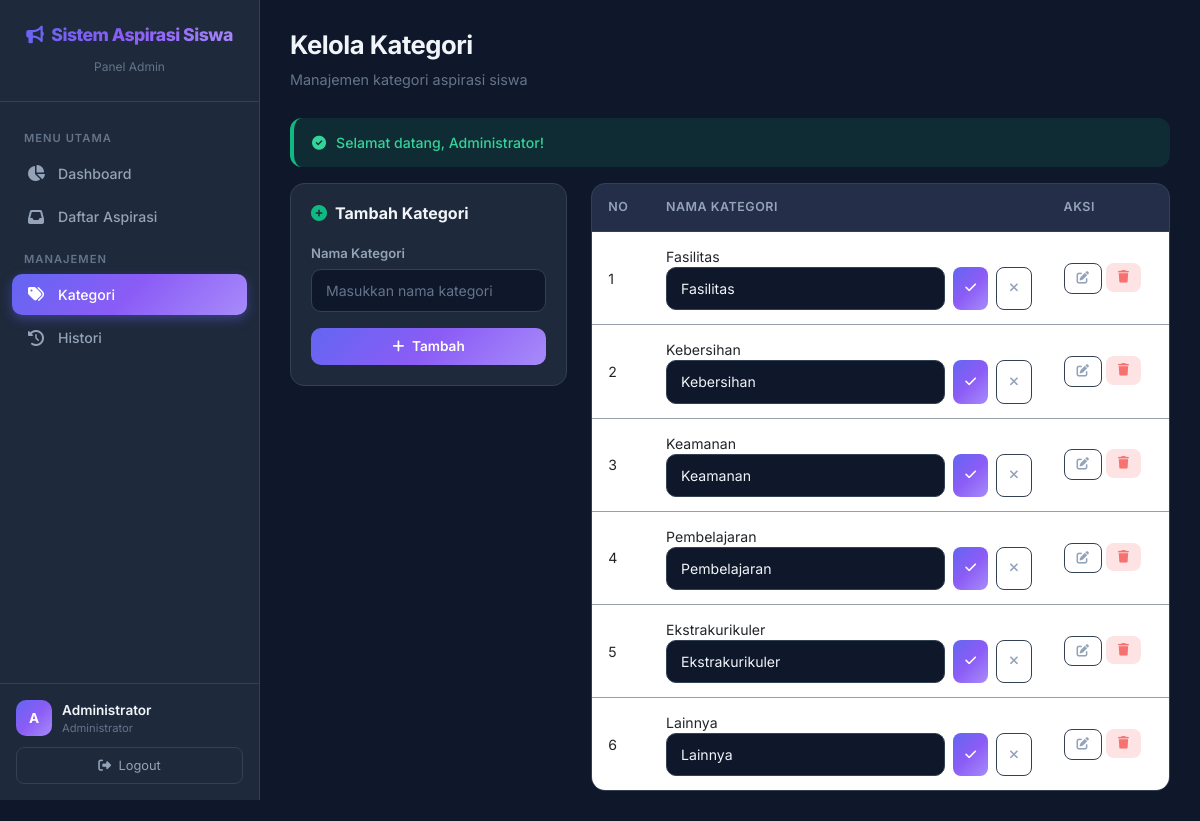
The page /?page=kategori (signed in) on the database its author committed.
### tables this page shows
CREATE TABLE `kategori` (
  `id_kategori` int(11) NOT NULL,
  `nama_kategori` varchar(50) NOT NULL
);

### controllers/KategoriController.php (called while the page is built, shortened)
<?php
require_once __DIR__ . '/Controller.php';
require_once __DIR__ . '/../models/Kategori.php';
class KategoriController extends Controller {
    private $kategoriModel;
    public function __construct() {
        $this->kategoriModel = new Kategori();
    }
    public function index() {
        $kategori = $this->kategoriModel->getAll();
        $flash = $this->getFlash();
        $this->view('admin/kategori', [
            'kategori' => $kategori,
            'flash' => $flash
        ]);
    }
}

### config/Database.php (called while the page is built, shortened)
<?php
class Database {
    private static $instance = null;
    private $connection;
    private function __construct() {
        $this->host = DB_HOST;
        $this->dbname = DB_NAME;
        $this->username = DB_USER;
        $this->password = DB_PASS;
        try {
            $dsn = "mysql:host={$this->host};dbname={$this->dbname};charset=utf8mb4";
            $options = [
                PDO::ATTR_ERRMODE => PDO::ERRMODE_EXCEPTION,
                PDO::ATTR_DEFAULT_FETCH_MODE => PDO::FETCH_ASSOC,
                PDO::ATTR_EMULATE_PREPARES => false,
            ];
            $this->connection = new PDO($dsn, $this->username, $this->password, $options);
        } catch (PDOException $e) {
            die("Koneksi database gagal: " . $e->getMessage());
        }
    }
    public static function getInstance() {
        if (self::$instance === null) {
            self::$instance = new self();
        }
        return self::$instance;
    }
    public function getConnection() {
        return $this->connection;
    }
}

### models/Model.php (called while the page is built, shortened)
<?php
require_once __DIR__ . '/../config/Database.php';
abstract class Model {
    protected $db;
    protected $table;
    public function __construct() {
        $this->db = Database::getInstance()->getConnection();
    }
    public function getAll() {
        $stmt = $this->db->query("SELECT * FROM {$this->table}");
        return $stmt->fetchAll();
    }
}

### views/admin/kategori.php (the view, shortened to what this page needs)
<?php
require_once __DIR__ . '/../layouts/header.php';
?>
<aside class="sidebar">
    <div class="sidebar-brand">
        <h4><i class="fas fa-bullhorn me-2"></i><?= APP_NAME ?></h4>
        <small>Panel Admin</small>
    </div>
    <nav class="sidebar-nav">
        <div class="nav-label">Menu Utama</div>
        <a href="<?= BASE_URL ?>?page=dashboard" class="nav-link"><i class="fas fa-chart-pie"></i> Dashboard</a>
        <a href="<?= BASE_URL ?>?page=aspirasi-admin" class="nav-link"><i class="fas fa-inbox"></i> Daftar Aspirasi</a>
        <div class="nav-label">Manajemen</div>
        <a href="<?= BASE_URL ?>?page=kategori" class="nav-link active"><i class="fas fa-tags"></i> Kategori</a>
        <a href="<?= BASE_URL ?>?page=history-admin" class="nav-link"><i class="fas fa-history"></i> Histori</a>
    </nav>
    <div class="sidebar-footer">
        <div class="user-info">
            <div class="user-avatar"><?= strtoupper(substr($_SESSION['admin_nama'] ?? 'A', 0, 1)) ?></div>
            <div>
                <div class="user-name"><?= $_SESSION['admin_nama'] ?? 'Admin' ?></div>
                <div class="user-role">Administrator</div>
            </div>
        </div>
        <a href="<?= BASE_URL ?>?action=logout-admin" class="btn-logout" style="text-decoration:none; display:block; text-align:center;">
            <i class="fas fa-sign-out-alt me-1"></i> Logout
        </a>
    </div>
</aside>
<main class="main-content">
    <div class="page-header">
        <h2>Kelola Kategori</h2>
        <p>Manajemen kategori aspirasi siswa</p>
    </div>
    <?php if (!empty($flash)): ?>
        <div class="alert-custom alert-<?= $flash['type'] === 'success' ? 'success' : 'error' ?>-custom mb-3 animate-in">
            <i class="fas fa-<?= $flash['type'] === 'success' ? 'check-circle' : 'exclamation-circle' ?>"></i>
            <?= $flash['message'] ?>
        </div>
    <?php endif; ?>
    <div class="row g-4">
        <div class="col-md-4 animate-in">
            <div class="card-glass">
                <h6 style="font-weight:700; margin-bottom:16px;">
                    <i class="fas fa-plus-circle me-2" style="color:var(--success);"></i>Tambah Kategori
                </h6>
                <form action="<?= BASE_URL ?>?action=kategori-store" method="POST">
                    <div class="mb-3">
                        <label class="form-label-custom">Nama Kategori</label>
                        <input type="text" name="nama_kategori" class="form-control form-control-dark" placeholder="Masukkan nama kategori" required>
                    </div>
                    <button type="submit" class="btn btn-primary-custom w-100">
                        <i class="fas fa-plus me-1"></i> Tambah
                    </button>
                </form>
            </div>
        </div>
        <div class="col-md-8 animate-in">
            <div class="table-container">
                <table class="table">
                    <thead>
                        <tr>
                            <th>No</th>
                            <th>Nama Kategori</th>
                            <th>Aksi</th>
                        </tr>
                    </thead>
                    <tbody>
                        <?php if (empty($kategori)): ?>
                            <tr>
                                <td colspan="3">
                                    <div class="empty-state" style="padding:30px;">
                                        <i class="fas fa-tags"></i>
                                        <h5>Belum ada kategori</h5>
                                    </div>
                                </td>
                            </tr>
                        <?php else: ?>
                            <?php $no = 1; foreach ($kategori as $k): ?>
                                <tr>
                                    <td><?= $no++ ?></td>
                                    <td>
                                        <span id="label-<?= $k['id_kategori'] ?>"><?= htmlspecialchars($k['nama_kategori']) ?></span>
                                        <form id="form-edit-<?= $k['id_kategori'] ?>" action="<?= BASE_URL ?>?action=kategori-update" method="POST" style="display:none;" class="d-flex gap-2">
                                            <input type="text" name="nama_kategori" value="<?= htmlspecialchars($k['nama_kategori']) ?>" class="form-control form-control-dark form-control-sm">
                                            <button type="submit" class="btn btn-sm btn-primary-custom btn-sm-custom"><i class="fas fa-check"></i></button>
                                            <button type="button" class="btn btn-sm btn-outline-custom btn-sm-custom" onclick="cancelEdit(<?= $k['id_kategori'] ?>)"><i class="fas fa-times"></i></button>
                                        </form>
                                    </td>
                                    <td>
                                        <div class="d-flex gap-1">
                                            <button class="btn btn-sm btn-outline-custom btn-sm-custom" onclick="startEdit(<?= $k['id_kategori'] ?>)" title="Edit">
                                                <i class="fas fa-edit"></i>
                                            </button>
                                            <form action="<?= BASE_URL ?>?action=kategori-delete" method="POST" style="display:inline;" onsubmit="return confirm('Yakin ingin menghapus kategori ini?')">
                                                <button type="submit" class="btn btn-sm btn-sm-custom" style="background:rgba(239,68,68,0.15); color:#f87171; border:none;">
                                                    <i class="fas fa-trash"></i>
                                                </button>
                                            </form>
                                        </div>
                                    </td>
                                </tr>
                            <?php endforeach; ?>
                        <?php endif; ?>
                    </tbody>
                </table>
            </div>
        </div>
    </div>
</main>
<?php require_once __DIR__ . '/../layouts/footer.php'; ?>

### rows shown on the page
kategori: nama_kategori "Fasilitas"
kategori: nama_kategori "Kebersihan"
kategori: nama_kategori "Keamanan"
kategori: nama_kategori "Pembelajaran"
kategori: nama_kategori "Ekstrakurikuler"
kategori: nama_kategori "Lainnya"

### other values the page prints
APP_NAME "Sistem Aspirasi Siswa"
substr($_SESSION['admin_nama'] ?? 'A', 0, 1) "A"
$_SESSION['admin_nama'] "Administrator"
$flash['message'] "Selamat datang, Administrator!"
